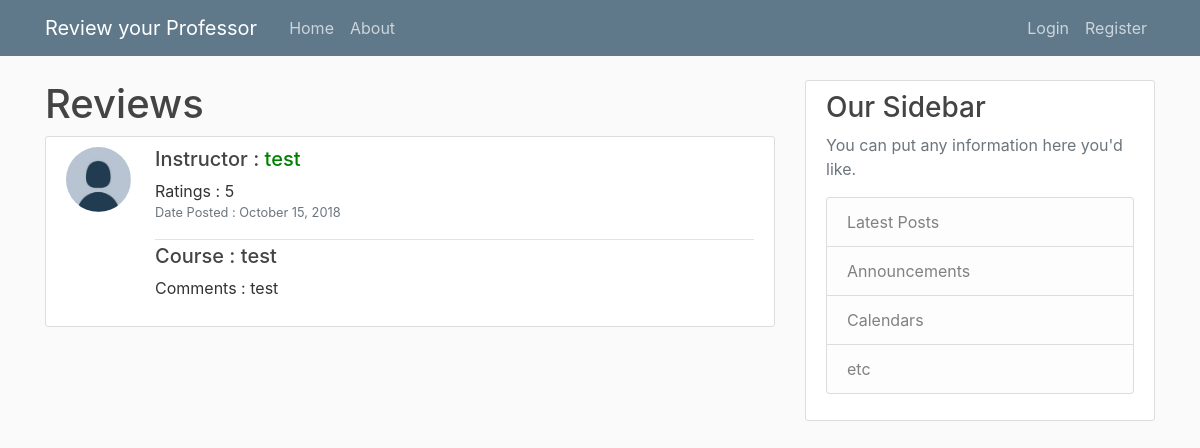
/review/16/, run on the app's committed database.
### review/models.py (models this page shows, shortened)
class review(models.Model):
    instructor = models.CharField(max_length=100)
    ratings = models.IntegerField()
    comments = models.TextField()
    course = models.CharField(max_length=100)
    date_posted = models.DateTimeField(default=timezone.now)
    author = models.ForeignKey(User, on_delete=models.CASCADE, default=1)

### users/models.py (models this page shows, shortened)
class Profile(models.Model):
    user = models.OneToOneField(User, on_delete = models.CASCADE)
    image = models.ImageField(default = 'default.jpg', upload_to = 'profile_pics' )

### review/views.py (the view)
# urls.py: path('review/<int:pk>/', PostDetailView.as_view(), name='review-detail'),
class PostDetailView(DetailView):
    model = review

### review/templates/review/review_detail.html (shortened to what this page needs)
{% extends "review/base.html" %}
{% block content %}
<h1 xmlns:text-align="http://www.w3.org/1999/xhtml" xmlns:text-align="http://www.w3.org/1999/xhtml"> Reviews </h1>
<article class="media content-section">
    <a class="mr-2" href="{% url 'user_reviews' object.author.username %}"> <img class="rounded-circle article-img" src="{{ object.author.profile.image.url }}"> </a>
    <div class="media-body">
        <div class="article-metadata">
            <h5>Instructor :<font color="green"> {{object.instructor}} </font></h5>
            Ratings : {{object.ratings}}
            <p>
                <small class="text-muted"> Date Posted : {{object.date_posted|date:"F d, Y" }}</small>
            </p>
        </div>
        <h5 class="article-title">Course : {{object.course}}</h5>
        <p class="article-content"> Comments : {{object.comments}}</p>
    </div>
</article>
{% endblock%}

### review/static/review/main.css (style rules this page uses)
body { background: #fafafa; color: #333333; margin-top: 5rem; }
h1, h2, h3, h4, h5, h6 { color: #444444; }
.content-section { background: #ffffff; padding: 10px 20px; border: 1px solid #dddddd; border-radius: 3px; margin-bottom: 20px; }
.article-title { color: #444444; }
.article-content { white-space: pre-line; }
.article-img { height: 65px; width: 65px; margin-right: 16px; }
.article-metadata { padding-bottom: 1px; margin-bottom: 4px; border-bottom: 1px solid #e3e3e3 }

### data on the page
review: author.profile.image (placeholder picture), instructor "test", ratings "5", date_posted "October 15, 2018", course "test", comments "test"
